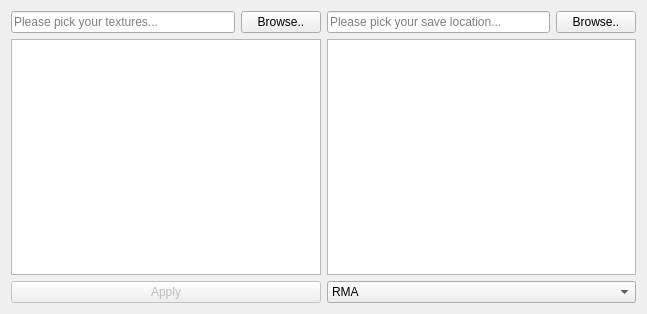
<?xml version="1.0" encoding="UTF-8"?>
<ui version="4.0">
 <class>Form</class>
 <widget class="QWidget" name="Form">
  <property name="geometry">
   <rect>
    <x>0</x>
    <y>0</y>
    <width>647</width>
    <height>314</height>
   </rect>
  </property>
  <property name="windowTitle">
   <string>Form</string>
  </property>
  <layout class="QGridLayout" name="gridLayout">
   <item row="1" column="2">
    <widget class="QPlainTextEdit" name="text_texture_made"/>
   </item>
   <item row="0" column="1">
    <layout class="QHBoxLayout" name="horizontalLayout">
     <item>
      <widget class="QLineEdit" name="line_texture_path">
       <property name="placeholderText">
        <string>Please pick your textures...</string>
       </property>
      </widget>
     </item>
     <item>
      <widget class="QPushButton" name="btn_browse_folder">
       <property name="text">
        <string>Browse..</string>
       </property>
      </widget>
     </item>
    </layout>
   </item>
   <item row="2" column="1">
    <widget class="QPushButton" name="btn_apply">
     <property name="enabled">
      <bool>false</bool>
     </property>
     <property name="text">
      <string>Apply</string>
     </property>
    </widget>
   </item>
   <item row="0" column="2">
    <layout class="QHBoxLayout" name="horizontalLayout_2">
     <item>
      <widget class="QLineEdit" name="line_save_path">
       <property name="placeholderText">
        <string>Please pick your save location...</string>
       </property>
      </widget>
     </item>
     <item>
      <widget class="QPushButton" name="btn_browse_save">
       <property name="text">
        <string>Browse..</string>
       </property>
      </widget>
     </item>
    </layout>
   </item>
   <item row="1" column="1">
    <widget class="QListWidget" name="list_texture_files"/>
   </item>
   <item row="2" column="2">
    <widget class="QComboBox" name="cb_export">
     <item>
      <property name="text">
       <string>RMA</string>
      </property>
     </item>
     <item>
      <property name="text">
       <string>ORM</string>
      </property>
     </item>
    </widget>
   </item>
  </layout>
 </widget>
 <resources/>
 <connections/>
</ui>
